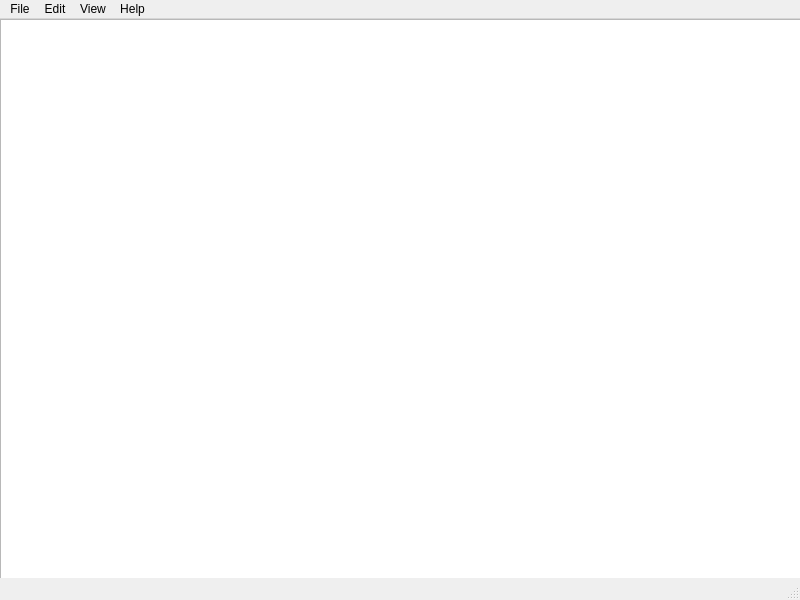
<?xml version="1.0" encoding="UTF-8"?>
<ui version="4.0">
 <class>MainWindow</class>
 <widget class="QMainWindow" name="MainWindow">
  <property name="geometry">
   <rect>
    <x>0</x>
    <y>0</y>
    <width>800</width>
    <height>600</height>
   </rect>
  </property>
  <property name="windowTitle">
   <string>PyTextEdit</string>
  </property>
  <widget class="QWidget" name="centralwidget">
   <widget class="QTextEdit" name="textEdit">
    <property name="geometry">
     <rect>
      <x>0</x>
      <y>0</y>
      <width>801</width>
      <height>571</height>
     </rect>
    </property>
    <property name="sizePolicy">
     <sizepolicy hsizetype="Preferred" vsizetype="Preferred">
      <horstretch>0</horstretch>
      <verstretch>0</verstretch>
     </sizepolicy>
    </property>
    <property name="documentTitle">
     <string/>
    </property>
   </widget>
  </widget>
  <widget class="QMenuBar" name="menubar">
   <property name="geometry">
    <rect>
     <x>0</x>
     <y>0</y>
     <width>800</width>
     <height>25</height>
    </rect>
   </property>
   <widget class="QMenu" name="menuOpen">
    <property name="title">
     <string>File</string>
    </property>
    <addaction name="actionNew"/>
    <addaction name="actionOpen"/>
    <addaction name="actionSave"/>
    <addaction name="actionSave_as"/>
    <addaction name="actionQuit"/>
   </widget>
   <widget class="QMenu" name="menuEdit">
    <property name="title">
     <string>Edit</string>
    </property>
    <addaction name="actionUndo"/>
    <addaction name="actionRedo"/>
    <addaction name="separator"/>
    <addaction name="actionCut"/>
    <addaction name="actionCOPY"/>
    <addaction name="actionPaste"/>
    <addaction name="separator"/>
   </widget>
   <widget class="QMenu" name="menuView">
    <property name="title">
     <string>View</string>
    </property>
    <addaction name="actionFullscreen"/>
    <addaction name="actionNormal"/>
    <addaction name="actionMinimalize"/>
    <addaction name="separator"/>
    <addaction name="actionFont"/>
   </widget>
   <widget class="QMenu" name="menuHelp">
    <property name="title">
     <string>Help</string>
    </property>
    <addaction name="actionText_Editor_help"/>
    <addaction name="actionAbout"/>
   </widget>
   <addaction name="menuOpen"/>
   <addaction name="menuEdit"/>
   <addaction name="menuView"/>
   <addaction name="menuHelp"/>
  </widget>
  <widget class="QStatusBar" name="statusbar"/>
  <action name="actionNew">
   <property name="text">
    <string>New</string>
   </property>
  </action>
  <action name="actionOpen">
   <property name="text">
    <string>Open</string>
   </property>
  </action>
  <action name="actionSave">
   <property name="text">
    <string>Save</string>
   </property>
  </action>
  <action name="actionSave_as">
   <property name="text">
    <string>Save as ...</string>
   </property>
  </action>
  <action name="actionQuit">
   <property name="text">
    <string>Quit</string>
   </property>
  </action>
  <action name="actionUndo">
   <property name="text">
    <string>Undo</string>
   </property>
  </action>
  <action name="actionRedo">
   <property name="text">
    <string>Redo</string>
   </property>
  </action>
  <action name="actionCut">
   <property name="text">
    <string>Cut</string>
   </property>
  </action>
  <action name="actionCOPY">
   <property name="text">
    <string>Copy</string>
   </property>
  </action>
  <action name="actionPaste">
   <property name="text">
    <string>Paste</string>
   </property>
  </action>
  <action name="actionFullscreen">
   <property name="text">
    <string>Fullscreen</string>
   </property>
  </action>
  <action name="actionMinimalize">
   <property name="text">
    <string>Minimize</string>
   </property>
  </action>
  <action name="actionText_Editor_help">
   <property name="text">
    <string>Text Editor help</string>
   </property>
  </action>
  <action name="actionAbout">
   <property name="text">
    <string>About</string>
   </property>
  </action>
  <action name="actionFont">
   <property name="text">
    <string>Font</string>
   </property>
  </action>
  <action name="actionNormal">
   <property name="text">
    <string>Normal</string>
   </property>
  </action>
 </widget>
 <resources/>
 <connections/>
</ui>
